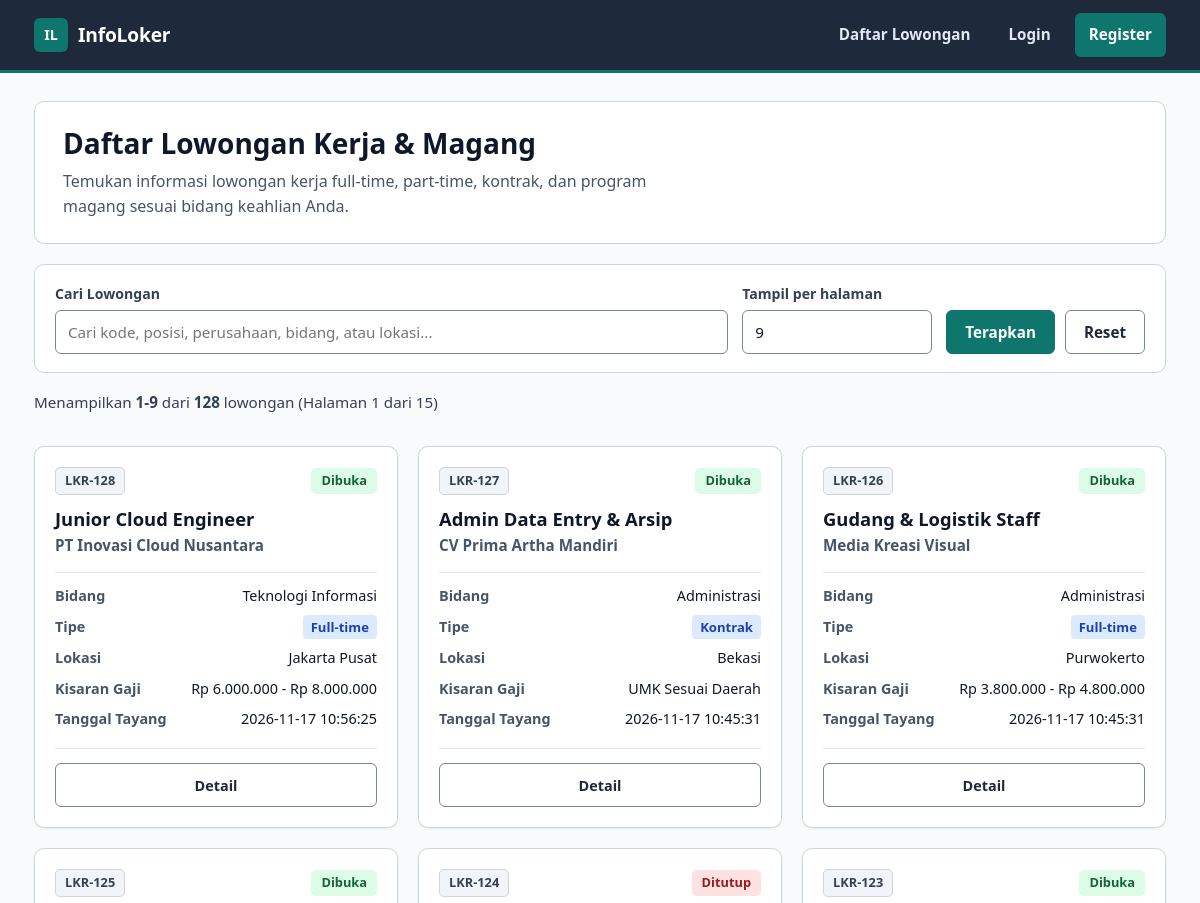
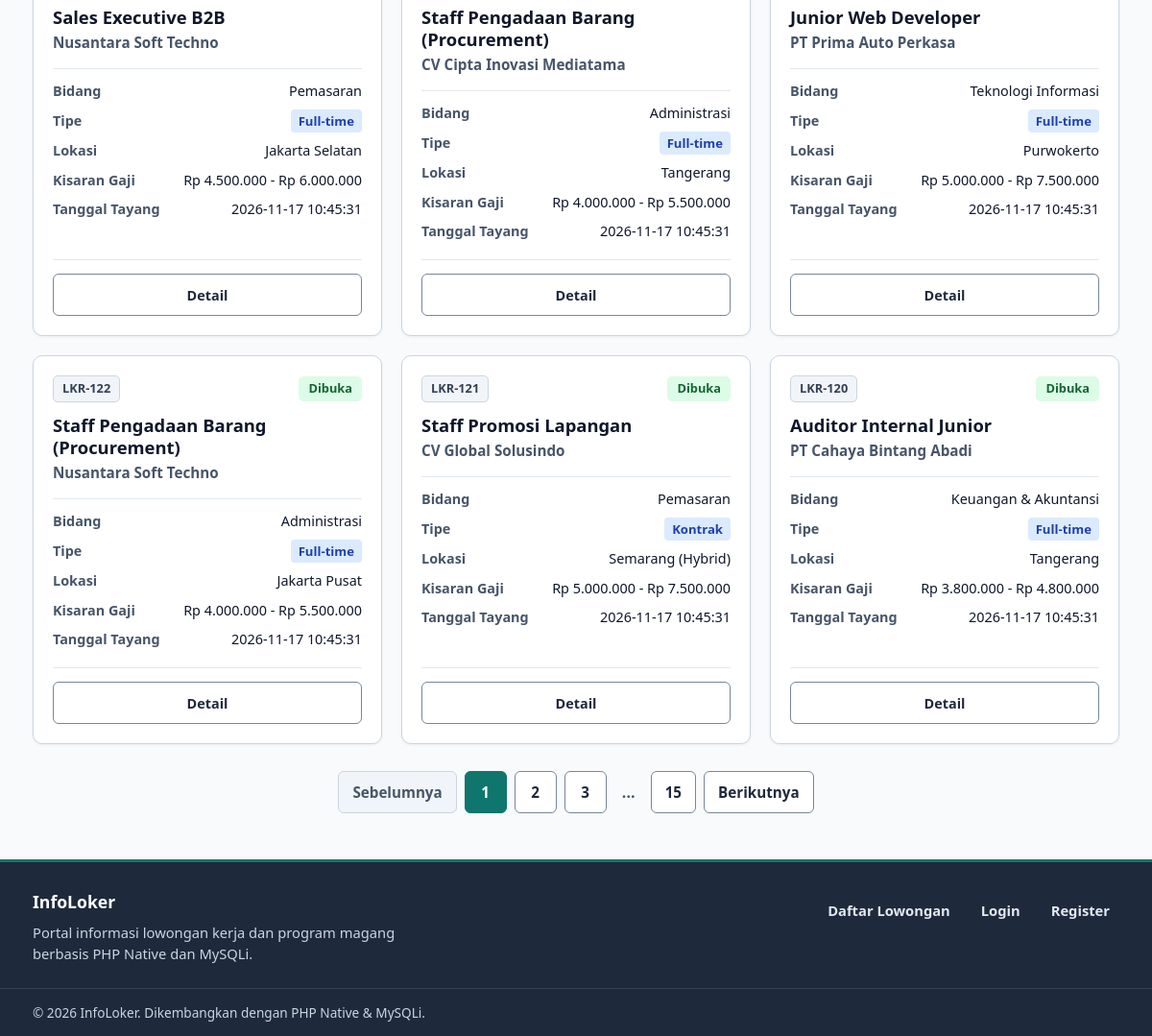
The page / on the database its author committed (2 pictures, top to bottom).
### tables this page shows
CREATE TABLE `lowongan` (
  `id` int(11) NOT NULL,
  `kode_lowongan` varchar(20) NOT NULL,
  `posisi` varchar(100) NOT NULL,
  `perusahaan` varchar(100) NOT NULL,
  `bidang` varchar(50) NOT NULL,
  `tipe` varchar(30) NOT NULL,
  `lokasi` varchar(100) NOT NULL,
  `gaji` varchar(50) NOT NULL,
  `deskripsi` text NOT NULL,
  `status` varchar(20) NOT NULL DEFAULT 'Dibuka',
  `created_at` timestamp NULL DEFAULT current_timestamp()
);

### index.php (the view, shortened to what this page needs)
<?php
require "config/koneksi.php";
$cari_input = $_GET['cari'] ?? '';
$cari = is_string($cari_input) ? trim($cari_input) : '';
$per_halaman_default = 9;
$per_halaman_input = $_GET['per_halaman'] ?? '';
$per_halaman_valid = filter_var($per_halaman_input, FILTER_VALIDATE_INT);
if ($per_halaman_valid === false || $per_halaman_valid < 1) {
    $per_halaman = $per_halaman_default;
} elseif ($per_halaman_valid > 100) {
    $per_halaman = 100;
} else {
    $per_halaman = (int)$per_halaman_valid;
}
if ($cari !== '') {
    $like = "%" . $cari . "%";
    $sql_total = "SELECT COUNT(*) AS total FROM lowongan WHERE kode_lowongan LIKE ? OR posisi LIKE ? OR perusahaan LIKE ? OR bidang LIKE ? OR lokasi LIKE ?";
    $stmt_total = mysqli_prepare($koneksi, $sql_total);
    $stmt_total->bind_param("sssss", $like, $like, $like, $like, $like);
} else {
    $sql_total = "SELECT COUNT(*) AS total FROM lowongan";
    $stmt_total = mysqli_prepare($koneksi, $sql_total);
}
$stmt_total->execute();
$hasil_total = $stmt_total->get_result();
$row_total = $hasil_total->fetch_assoc();
$total_data = (int)($row_total['total'] ?? 0);
if ($total_data > 0) {
    $total_halaman = (int)ceil($total_data / $per_halaman);
} else {
    $total_halaman = 1;
}
$halaman_input = $_GET['halaman'] ?? '1';
$halaman_valid = filter_var($halaman_input, FILTER_VALIDATE_INT);
if ($halaman_valid === false || $halaman_valid < 1) {
    $halaman = 1;
} elseif ($halaman_valid > $total_halaman) {
    $halaman = $total_halaman;
} else {
    $halaman = (int)$halaman_valid;
}
$offset = ($halaman - 1) * $per_halaman;
if ($cari !== '') {
    $sql = "SELECT * FROM lowongan WHERE kode_lowongan LIKE ? OR posisi LIKE ? OR perusahaan LIKE ? OR bidang LIKE ? OR lokasi LIKE ? ORDER BY id DESC LIMIT ? OFFSET ?";
    $stmt = mysqli_prepare($koneksi, $sql);
    $stmt->bind_param("sssssii", $like, $like, $like, $like, $like, $per_halaman, $offset);
} else {
    $sql = "SELECT * FROM lowongan ORDER BY id DESC LIMIT ? OFFSET ?";
    $stmt = mysqli_prepare($koneksi, $sql);
    $stmt->bind_param("ii", $per_halaman, $offset);
}
$stmt->execute();
$result = $stmt->get_result();
$jumlah_tampil = $result->num_rows;
if ($total_data > 0 && $jumlah_tampil > 0) {
    $data_mulai = $offset + 1;
    $data_selesai = $offset + $jumlah_tampil;
} else {
    $data_mulai = 0;
    $data_selesai = 0;
}
$query_dasar = "per_halaman=" . $per_halaman;
$base_path = "";
require "includes/header.php";
?>
<section class="page-hero">
    <div class="page-hero-text">
        <h1>Daftar Lowongan Kerja &amp; Magang</h1>
        <p class="page-subtitle">Temukan informasi lowongan kerja full-time, part-time, kontrak, dan program magang sesuai bidang keahlian Anda.</p>
    </div>
</section>
<section class="filter-bar" aria-label="Pencarian dan pengaturan tampilan lowongan">
    <form action="index.php" method="GET" class="form-cari">
        <div class="filter-group filter-search">
            <label for="cari">Cari Lowongan</label>
            <input type="text" id="cari" name="cari" placeholder="Cari kode, posisi, perusahaan, bidang, atau lokasi..." value="<?= htmlspecialchars($cari) ?>">
        </div>
        <div class="filter-group filter-per-page">
            <label for="per_halaman">Tampil per halaman</label>
            <input type="number" id="per_halaman" name="per_halaman" min="1" max="100" value="<?= $per_halaman ?>" onchange="this.form.submit()">
        </div>
        <div class="filter-actions">
            <button type="submit" class="btn btn-primary">Terapkan</button>
            <a href="index.php" class="btn btn-secondary">Reset</a>
        </div>
    </form>
</section>
<div class="results-summary">
    <p>
        Menampilkan <strong><?= $data_mulai ?>-<?= $data_selesai ?></strong> dari <strong><?= $total_data ?></strong> lowongan
        (Halaman <?= $halaman ?> dari <?= $total_halaman ?>)
    </p>
</div>
<?php if ($jumlah_tampil > 0) { ?>
    <div class="loker-grid">
        <?php while ($row = $result->fetch_assoc()) { ?>
            <article class="loker-card">
                <div class="card-body-top">
                    <div class="card-top">
                        <span class="kode-chip"><?= htmlspecialchars($row['kode_lowongan']) ?></span>
                        <span class="status-badge <?= ($row['status'] === 'Dibuka') ? 'status-dibuka' : 'status-ditutup' ?>">
                            <?= htmlspecialchars($row['status']) ?>
                        </span>
                    </div>
                    <h2 class="card-title">
                        <a href="detail.php?id=<?= (int)$row['id'] ?>"><?= htmlspecialchars($row['posisi']) ?></a>
                    </h2>
                    <p class="card-company"><?= htmlspecialchars($row['perusahaan']) ?></p>
                    <dl class="card-meta-list">
                        <div class="card-meta-row">
                            <dt>Bidang</dt>
                            <dd><?= htmlspecialchars($row['bidang']) ?></dd>
                        </div>
                        <div class="card-meta-row">
                            <dt>Tipe</dt>
                            <dd><span class="tipe-tag"><?= htmlspecialchars($row['tipe']) ?></span></dd>
                        </div>
                        <div class="card-meta-row">
                            <dt>Lokasi</dt>
                            <dd><?= htmlspecialchars($row['lokasi']) ?></dd>
                        </div>
                        <div class="card-meta-row">
                            <dt>Kisaran Gaji</dt>
                            <dd><?= htmlspecialchars($row['gaji']) ?></dd>
                        </div>
                        <div class="card-meta-row">
                            <dt>Tanggal Tayang</dt>
                            <dd><?= htmlspecialchars($row['created_at']) ?></dd>
                        </div>
                    </dl>
                </div>
                <div class="card-actions">
                    <a href="detail.php?id=<?= (int)$row['id'] ?>" class="btn btn-secondary btn-card">Detail</a>
                </div>
            </article>
        <?php } ?>
    </div>
<?php } ?>
<?php if ($total_data > 0 && $total_halaman > 1) { ?>
    <nav class="pagination-nav" aria-label="Navigasi halaman lowongan">
        <?php if ($halaman > 1) { ?>
            <a href="?<?= htmlspecialchars($query_dasar) ?>&amp;halaman=<?= $halaman - 1 ?>" class="page-link">Sebelumnya</a>
        <?php } else { ?>
            <span class="page-disabled" aria-disabled="true">Sebelumnya</span>
        <?php } ?>
        <?php if ($halaman === 1) { ?>
            <span class="page-current" aria-current="page">1</span>
        <?php } else { ?>
            <a href="?<?= htmlspecialchars($query_dasar) ?>&amp;halaman=1" class="page-link">1</a>
        <?php } ?>
        <?php
        $window_mulai = max(2, $halaman - 2);
        $window_selesai = min($total_halaman - 1, $halaman + 2);
        ?>
        <?php for ($i = $window_mulai; $i <= $window_selesai; $i++) { ?>
            <?php if ($i === $halaman) { ?>
                <span class="page-current" aria-current="page"><?= $i ?></span>
            <?php } else { ?>
                <a href="?<?= htmlspecialchars($query_dasar) ?>&amp;halaman=<?= $i ?>" class="page-link"><?= $i ?></a>
            <?php } ?>
        <?php } ?>
        <?php if ($window_selesai < $total_halaman - 1) { ?>
            <span class="page-ellipsis" aria-hidden="true">...</span>
        <?php } ?>
        <?php if ($total_halaman > 1) { ?>
            <?php if ($halaman === $total_halaman) { ?>
                <span class="page-current" aria-current="page"><?= $total_halaman ?></span>
            <?php } else { ?>
                <a href="?<?= htmlspecialchars($query_dasar) ?>&amp;halaman=<?= $total_halaman ?>" class="page-link"><?= $total_halaman ?></a>
            <?php } ?>
        <?php } ?>
        <?php if ($halaman < $total_halaman) { ?>
            <a href="?<?= htmlspecialchars($query_dasar) ?>&amp;halaman=<?= $halaman + 1 ?>" class="page-link">Berikutnya</a>
        <?php } else { ?>
            <span class="page-disabled" aria-disabled="true">Berikutnya</span>
        <?php } ?>
    </nav>
<?php } ?>
<?php require "includes/footer.php"; ?>

### includes/header.php (shortened to what this page needs)
<?php
$sudah_login = isset($_SESSION['id_akun']);
$jalur_dasar = $base_path ?? "";
$username_aktif = $_SESSION['username'] ?? "";
?>
<!DOCTYPE html>
<html lang="id">
<head>
    <link rel="stylesheet" href="<?= htmlspecialchars($jalur_dasar) ?>assets/css/style.css">
</head>
<body>
    <header class="site-header">
        <div class="container header-inner">
            <a href="<?= htmlspecialchars($jalur_dasar) ?>index.php" class="brand-logo">
                <span class="brand-mark" aria-hidden="true">IL</span>
                <span class="brand-text">InfoLoker</span>
            </a>
            <nav class="site-nav" aria-label="Navigasi utama">
                <a href="<?= htmlspecialchars($jalur_dasar) ?>index.php" class="nav-link">Daftar Lowongan</a>
                <?php if ($sudah_login) { ?>
                    <span class="nav-user">Admin: <strong><?= htmlspecialchars($username_aktif) ?></strong></span>
                    <a href="<?= htmlspecialchars($jalur_dasar) ?>tambah.php" class="nav-link nav-link-primary">Tambah Lowongan</a>
                    <a href="<?= htmlspecialchars($jalur_dasar) ?>auth/logout.php" class="nav-link nav-link-outline">Logout</a>
                <?php } else { ?>
                    <a href="<?= htmlspecialchars($jalur_dasar) ?>auth/login.php" class="nav-link">Login</a>
                    <a href="<?= htmlspecialchars($jalur_dasar) ?>auth/register.php" class="nav-link nav-link-primary">Register</a>
                <?php } ?>
            </nav>
        </div>
    </header>
    <main id="konten-utama" class="main-content">
        <div class="container">

### includes/footer.php
<?php
$sudah_login_footer = isset($_SESSION['id_akun']);
$jalur_dasar_footer = $base_path ?? "";
?>
        </div>
    </main>
    <footer class="site-footer">
        <div class="container footer-inner">
            <div class="footer-brand">
                <p class="footer-title">InfoLoker</p>
                <p class="footer-desc">Portal informasi lowongan kerja dan program magang berbasis PHP Native dan MySQLi.</p>
            </div>
            <nav class="footer-nav" aria-label="Navigasi footer">
                <a href="<?= htmlspecialchars($jalur_dasar_footer) ?>index.php" class="footer-link">Daftar Lowongan</a>
                <?php if ($sudah_login_footer) { ?>
                    <a href="<?= htmlspecialchars($jalur_dasar_footer) ?>tambah.php" class="footer-link">Tambah Lowongan</a>
                    <a href="<?= htmlspecialchars($jalur_dasar_footer) ?>auth/logout.php" class="footer-link">Logout</a>
                <?php } else { ?>
                    <a href="<?= htmlspecialchars($jalur_dasar_footer) ?>auth/login.php" class="footer-link">Login</a>
                    <a href="<?= htmlspecialchars($jalur_dasar_footer) ?>auth/register.php" class="footer-link">Register</a>
                <?php } ?>
            </nav>
        </div>
        <div class="footer-bottom">
            <div class="container footer-bottom-inner">
                <p>&copy; <?= date("Y") ?> InfoLoker. Dikembangkan dengan PHP Native &amp; MySQLi.</p>
            </div>
        </div>
    </footer>
</body>
</html>

### rows shown on the page
lowongan: kode_lowongan "LKR-128", status "Dibuka", posisi "Junior Cloud Engineer", perusahaan "PT Inovasi Cloud Nusantara", bidang "Teknologi Informasi", tipe "Full-time", lokasi "Jakarta Pusat", gaji "Rp 6.000.000 - Rp 8.000.000", created_at "2026-11-17 10:56:25"
lowongan: kode_lowongan "LKR-127", status "Dibuka", posisi "Admin Data Entry & Arsip", perusahaan "CV Prima Artha Mandiri", bidang "Administrasi", tipe "Kontrak", lokasi "Bekasi", gaji "UMK Sesuai Daerah", created_at "2026-11-17 10:45:31"
lowongan: kode_lowongan "LKR-126", status "Dibuka", posisi "Gudang & Logistik Staff", perusahaan "Media Kreasi Visual", bidang "Administrasi", tipe "Full-time", lokasi "Purwokerto", gaji "Rp 3.800.000 - Rp 4.800.000", created_at "2026-11-17 10:45:31"
lowongan: kode_lowongan "LKR-125", status "Dibuka", posisi "Sales Executive B2B", perusahaan "Nusantara Soft Techno", bidang "Pemasaran", tipe "Full-time", lokasi "Jakarta Selatan", gaji "Rp 4.500.000 - Rp 6.000.000", created_at "2026-11-17 10:45:31"
lowongan: kode_lowongan "LKR-124", status "Ditutup", posisi "Staff Pengadaan Barang (Procurement)", perusahaan "CV Cipta Inovasi Mediatama", bidang "Administrasi", tipe "Full-time", lokasi "Tangerang", gaji "Rp 4.000.000 - Rp 5.500.000", created_at "2026-11-17 10:45:31"
lowongan: kode_lowongan "LKR-123", status "Dibuka", posisi "Junior Web Developer", perusahaan "PT Prima Auto Perkasa", bidang "Teknologi Informasi", tipe "Full-time", lokasi "Purwokerto", gaji "Rp 5.000.000 - Rp 7.500.000", created_at "2026-11-17 10:45:31"
lowongan: kode_lowongan "LKR-122", status "Dibuka", posisi "Staff Pengadaan Barang (Procurement)", perusahaan "Nusantara Soft Techno", bidang "Administrasi", tipe "Full-time", lokasi "Jakarta Pusat", gaji "Rp 4.000.000 - Rp 5.500.000", created_at "2026-11-17 10:45:31"
lowongan: kode_lowongan "LKR-121", status "Dibuka", posisi "Staff Promosi Lapangan", perusahaan "CV Global Solusindo", bidang "Pemasaran", tipe "Kontrak", lokasi "Semarang (Hybrid)", gaji "Rp 5.000.000 - Rp 7.500.000", created_at "2026-11-17 10:45:31"
lowongan: kode_lowongan "LKR-120", status "Dibuka", posisi "Auditor Internal Junior", perusahaan "PT Cahaya Bintang Abadi", bidang "Keuangan & Akuntansi", tipe "Full-time", lokasi "Tangerang", gaji "Rp 3.800.000 - Rp 4.800.000", created_at "2026-11-17 10:45:31"

### other values the page prints
$data_mulai "1"
$data_selesai "9"
$total_data "128"
$halaman "1"
$total_halaman "15"
